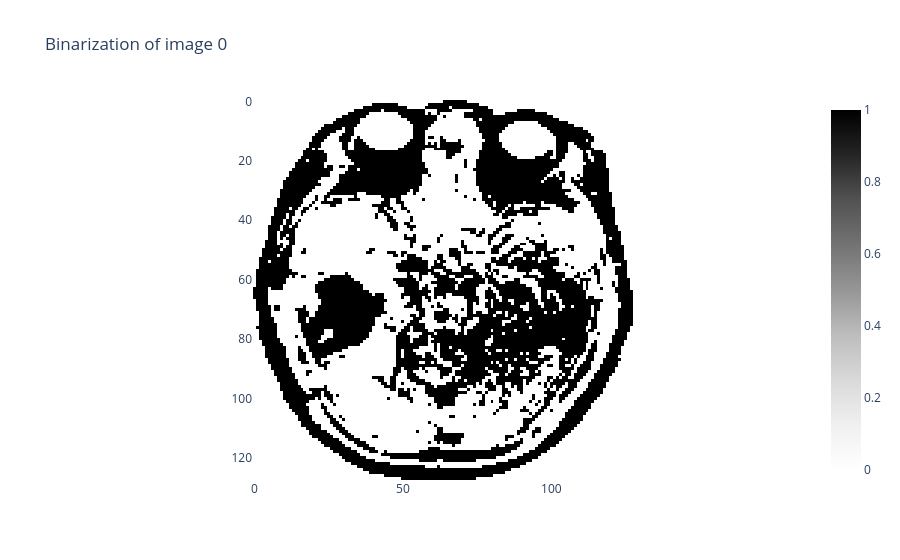

Notebook code for this chart:
### Markdown cell above
In ``giotto-tda``, filtrations of cubical complexes are built from _binary images_ consisting of only black and white pixels. We can convert our greyscale image to binary by applying a threshold on each pixel value via the ``Binarizer`` transformer:

### Code cell
from gtda.images import Binarizer

# Pick out index of first glioma image
im8_idx = np.flatnonzero(y_train == "glioma")[1]
# Reshape to (n_samples, n_pixels_x, n_pixels_y) format
im8 = X_train[im8_idx][None, :, :]

binarizer = Binarizer(threshold=0.3)
im8_binarized = binarizer.fit_transform(im8)

binarizer.plot(im8_binarized)

### Figure 1 — Plotly figure (JSON) as saved in the notebook; plotly's stock layout.template omitted (floating-point values rounded to 4 significant figures; data arrays with more than 128 entries replaced by an {"elided": "..."} marker saying what was removed)
{"data": [{"colorscale": [[0, "rgb(255,255,255)"], [0.125, "rgb(240,240,240)"], [0.25, "rgb(217,217,217)"], [0.375, "rgb(189,189,189)"], [0.5, "rgb(150,150,150)"], [0.625, "rgb(115,115,115)"], [0.75, "rgb(82,82,82)"], [0.875, "rgb(37,37,37)"], [1, "rgb(0,0,0)"]], "type": "heatmap", "z": {"elided": "128x128 int values"}}], "layout": {"plot_bgcolor": "white", "title": {"text": "Binarization of image 0"}, "xaxis": {"constrain": "domain", "scaleanchor": "y"}, "yaxis": {"autorange": "reversed", "constrain": "domain"}}}
